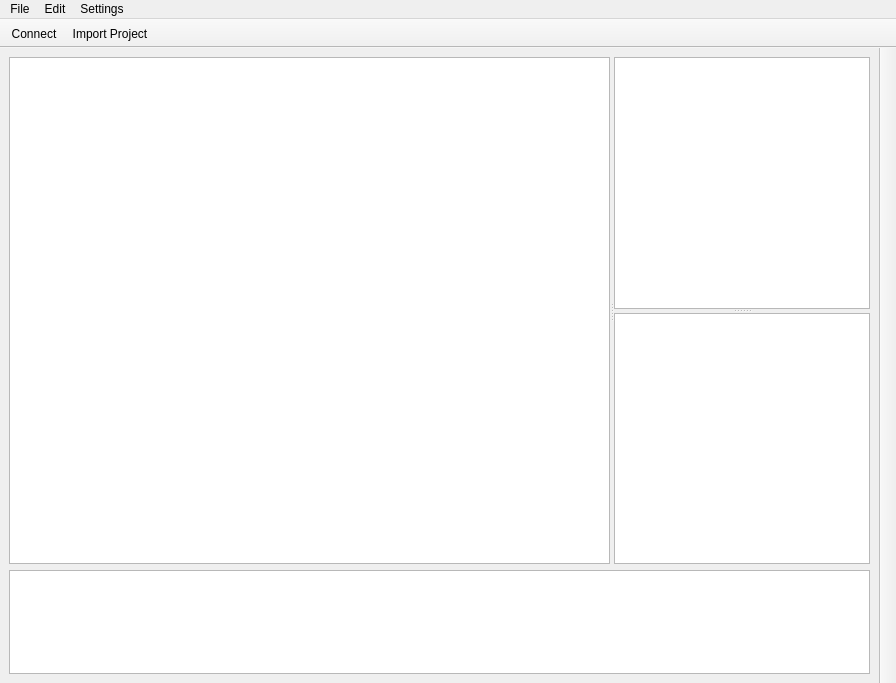
<?xml version="1.0" encoding="UTF-8"?>
<ui version="4.0">
 <class>MainWindow</class>
 <widget class="QMainWindow" name="MainWindow">
  <property name="geometry">
   <rect>
    <x>0</x>
    <y>0</y>
    <width>896</width>
    <height>683</height>
   </rect>
  </property>
  <property name="windowTitle">
   <string>MainWindow</string>
  </property>
  <widget class="QWidget" name="centralwidget">
   <layout class="QHBoxLayout" name="horizontalLayout_3">
    <item>
     <layout class="QVBoxLayout" name="verticalLayout_4">
      <item>
       <widget class="QSplitter" name="splitter_2">
        <property name="orientation">
         <enum>Qt::Horizontal</enum>
        </property>
        <property name="childrenCollapsible">
         <bool>false</bool>
        </property>
        <widget class="QTableWidget" name="tableWidget">
         <property name="sizePolicy">
          <sizepolicy hsizetype="Ignored" vsizetype="Expanding">
           <horstretch>1</horstretch>
           <verstretch>0</verstretch>
          </sizepolicy>
         </property>
         <property name="minimumSize">
          <size>
           <width>342</width>
           <height>507</height>
          </size>
         </property>
        </widget>
        <widget class="QWidget" name="verticalLayoutWidget">
         <layout class="QVBoxLayout" name="verticalLayout_3">
          <item>
           <widget class="QSplitter" name="splitter">
            <property name="cursor">
             <cursorShape>SplitVCursor</cursorShape>
            </property>
            <property name="orientation">
             <enum>Qt::Vertical</enum>
            </property>
            <property name="opaqueResize">
             <bool>true</bool>
            </property>
            <property name="childrenCollapsible">
             <bool>false</bool>
            </property>
            <widget class="Canvas" name="graphicsView">
             <property name="sizePolicy">
              <sizepolicy hsizetype="MinimumExpanding" vsizetype="MinimumExpanding">
               <horstretch>0</horstretch>
               <verstretch>0</verstretch>
              </sizepolicy>
             </property>
            </widget>
            <widget class="QGraphicsView" name="graphicsView_2">
             <property name="sizePolicy">
              <sizepolicy hsizetype="Expanding" vsizetype="Expanding">
               <horstretch>0</horstretch>
               <verstretch>0</verstretch>
              </sizepolicy>
             </property>
             <property name="minimumSize">
              <size>
               <width>0</width>
               <height>0</height>
              </size>
             </property>
            </widget>
           </widget>
          </item>
         </layout>
        </widget>
       </widget>
      </item>
      <item>
       <widget class="QTextEdit" name="textEdit">
        <property name="frameShadow">
         <enum>QFrame::Sunken</enum>
        </property>
        <property name="readOnly">
         <bool>true</bool>
        </property>
       </widget>
      </item>
     </layout>
    </item>
   </layout>
  </widget>
  <widget class="QToolBar" name="toolBar">
   <property name="windowTitle">
    <string>toolBar</string>
   </property>
   <property name="movable">
    <bool>false</bool>
   </property>
   <attribute name="toolBarArea">
    <enum>RightToolBarArea</enum>
   </attribute>
   <attribute name="toolBarBreak">
    <bool>false</bool>
   </attribute>
  </widget>
  <widget class="QToolBar" name="toolBar_2">
   <property name="windowTitle">
    <string>toolBar_2</string>
   </property>
   <property name="movable">
    <bool>false</bool>
   </property>
   <attribute name="toolBarArea">
    <enum>TopToolBarArea</enum>
   </attribute>
   <attribute name="toolBarBreak">
    <bool>false</bool>
   </attribute>
   <addaction name="actionConnect"/>
   <addaction name="actionImport_Project"/>
  </widget>
  <widget class="QMenuBar" name="menuBar">
   <property name="geometry">
    <rect>
     <x>0</x>
     <y>0</y>
     <width>896</width>
     <height>22</height>
    </rect>
   </property>
   <widget class="QMenu" name="menuFile">
    <property name="title">
     <string>File</string>
    </property>
    <addaction name="actionImport_Project"/>
    <addaction name="actionImport_SnP"/>
    <addaction name="separator"/>
    <addaction name="actionSave_Project"/>
    <addaction name="separator"/>
    <addaction name="actionExport_Excel"/>
    <addaction name="actionGenerate_Report"/>
    <addaction name="separator"/>
    <addaction name="actionExit"/>
    <addaction name="separator"/>
   </widget>
   <widget class="QMenu" name="menuEdit">
    <property name="title">
     <string>Edit</string>
    </property>
    <addaction name="actionCut"/>
    <addaction name="actionCopy"/>
    <addaction name="actionPaste"/>
    <addaction name="actionDelete"/>
    <addaction name="separator"/>
    <addaction name="actionUndo"/>
    <addaction name="actionRedo"/>
    <addaction name="separator"/>
    <addaction name="actionSelect_All"/>
    <addaction name="separator"/>
    <addaction name="actionFind"/>
   </widget>
   <widget class="QMenu" name="menuSettings">
    <property name="title">
     <string>Settings</string>
    </property>
    <addaction name="actionConnect_to_VNA"/>
    <addaction name="separator"/>
    <addaction name="actionConfigure_Test"/>
    <addaction name="actionConfigure_Reports"/>
    <addaction name="separator"/>
    <addaction name="actionTest"/>
   </widget>
   <addaction name="menuFile"/>
   <addaction name="menuEdit"/>
   <addaction name="menuSettings"/>
  </widget>
  <action name="actionImport_SnP">
   <property name="text">
    <string>Import SnP</string>
   </property>
  </action>
  <action name="actionImport_Project">
   <property name="checkable">
    <bool>false</bool>
   </property>
   <property name="checked">
    <bool>false</bool>
   </property>
   <property name="text">
    <string>Import Project</string>
   </property>
  </action>
  <action name="actionSave_Project">
   <property name="text">
    <string>Save Project</string>
   </property>
  </action>
  <action name="actionExport_Excel">
   <property name="text">
    <string>Export Excel</string>
   </property>
  </action>
  <action name="actionGenerate_Report">
   <property name="text">
    <string>Generate Report</string>
   </property>
  </action>
  <action name="actionExit">
   <property name="text">
    <string>Exit</string>
   </property>
  </action>
  <action name="actionCut">
   <property name="text">
    <string>Cut</string>
   </property>
  </action>
  <action name="actionCopy">
   <property name="text">
    <string>Copy</string>
   </property>
  </action>
  <action name="actionPaste">
   <property name="text">
    <string>Paste</string>
   </property>
  </action>
  <action name="actionDelete">
   <property name="text">
    <string>Delete</string>
   </property>
  </action>
  <action name="actionUndo">
   <property name="text">
    <string>Undo</string>
   </property>
  </action>
  <action name="actionRedo">
   <property name="text">
    <string>Redo</string>
   </property>
  </action>
  <action name="actionFind">
   <property name="text">
    <string>Find</string>
   </property>
  </action>
  <action name="actionSelect_All">
   <property name="text">
    <string>Select All</string>
   </property>
  </action>
  <action name="actionConfigure_Test">
   <property name="text">
    <string>Configure Test</string>
   </property>
  </action>
  <action name="actionConnect_to_VNA">
   <property name="text">
    <string>Connect</string>
   </property>
  </action>
  <action name="actionConfigure_Reports">
   <property name="text">
    <string>Configure Reports</string>
   </property>
  </action>
  <action name="actionAbout">
   <property name="text">
    <string>About</string>
   </property>
  </action>
  <action name="actionTest">
   <property name="text">
    <string>Test</string>
   </property>
  </action>
  <action name="actionConnect">
   <property name="icon">
    <iconset>
     <normalon>../../../Desktop/orig img/46-037_03.jpg</normalon>
    </iconset>
   </property>
   <property name="text">
    <string>Connect</string>
   </property>
   <property name="toolTip">
    <string>Connect to vna</string>
   </property>
  </action>
 </widget>
 <customwidgets>
  <customwidget>
   <class>Canvas</class>
   <extends>QGraphicsView</extends>
   <header>canvas.h</header>
  </customwidget>
 </customwidgets>
 <resources/>
 <connections>
  <connection>
   <sender>actionConnect</sender>
   <signal>triggered()</signal>
   <receiver>MainWindow</receiver>
   <slot>importSnp()</slot>
   <hints>
    <hint type="sourcelabel">
     <x>-1</x>
     <y>-1</y>
    </hint>
    <hint type="destinationlabel">
     <x>447</x>
     <y>341</y>
    </hint>
   </hints>
  </connection>
 </connections>
 <slots>
  <slot>importSnp()</slot>
 </slots>
</ui>
